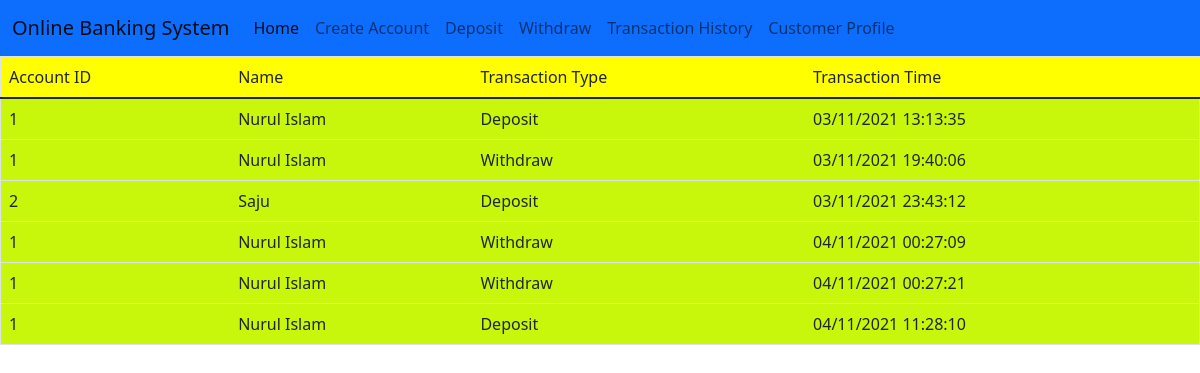
Page /transaction_history on the committed database.
### apps/models.py (models this page shows)
class transaction_history(models.Model):
    id1=models.IntegerField(blank=False)
    name=models.CharField(blank=False,max_length=50)
    transaction_type=models.CharField(blank=False,max_length=50)
    transaction_time=models.CharField(blank=False,max_length=50)

### apps/views.py (the view)
# urls.py: path('transaction_history',views.transaction_history1),
def transaction_history1(request):
        item=transaction_history.objects.all()
        return render(request,"transaction_history.html",{'c':item})

### templates/transaction_history.html (shortened to what this page needs)
<!doctype html>
<html lang="en">
  <head>
    <link href="https://cdn.jsdelivr.net/npm/bootstrap@5.1.3/dist/css/bootstrap.min.css" rel="stylesheet">
  </head>
  <body>
  {% include "in.html" %}
  <table border="1" class="table">
        <thead>
        <tr style="background-color:yellow"> <td>  Account ID </td><td> Name</td> <td> Transaction Type</td>
        <td> Transaction Time</td>
        </tr>
        </thead>
        <tbody>
{% for lists in c %}
                 <tr style="background-color:#c8f70c">
                     <td > {{lists.id1}}</td>
                     <td>  {{lists.name}}</td>
                   <td>{{lists.transaction_type}}</td>
                   <td> {{lists.transaction_time}}</td>
                 </tr>
            {% endfor %}
        </tbody>
    </table>
  </body>
</html>

### templates/in.html (shortened to what this page needs)
<!doctype html>
<html lang="en">
  <head>
    <link href="https://cdn.jsdelivr.net/npm/bootstrap@5.0.0-beta1/dist/css/bootstrap.min.css" rel="stylesheet">
  </head>
  <body>
   <nav class="navbar navbar-expand-lg navbar-light  bg-primary">
  <div class="container-fluid">
    <a class="navbar-brand" href="#">Online Banking System</a>
    <div class="collapse navbar-collapse" id="navbarNavDropdown">
      <ul class="navbar-nav">
        <li class="nav-item">
          <a class="nav-link active" aria-current="page" href="/home">Home</a>
        </li>
        <li class="nav-item">
          <a class="nav-link" href="/create_account">  Create  Account</a>
        </li>
        <li class="nav-item">
          <a class="nav-link" href="/deposit">Deposit</a>
        </li>
         <li class="nav-item">
          <a class="nav-link" href="/withdraw">Withdraw</a>
        </li>
         <li class="nav-item">
          <a class="nav-link" href="/transaction_history">Transaction History</a>
        </li>
         <li class="nav-item">
          <a class="nav-link" href="/profile"> Customer Profile</a>
        </li>
      </ul>
    </div>
  </div>
</nav>
  </body>
</html>

### rows in the picture
transaction_history: id1 "1", name "Nurul Islam", transaction_type "Deposit", transaction_time "03/11/2021 13:13:35"
transaction_history: id1 "1", name "Nurul Islam", transaction_type "Withdraw", transaction_time "03/11/2021 19:40:06"
transaction_history: id1 "2", name "Saju", transaction_type "Deposit", transaction_time "03/11/2021 23:43:12"
transaction_history: id1 "1", name "Nurul Islam", transaction_type "Withdraw", transaction_time "04/11/2021 00:27:09"
transaction_history: id1 "1", name "Nurul Islam", transaction_type "Withdraw", transaction_time "04/11/2021 00:27:21"
transaction_history: id1 "1", name "Nurul Islam", transaction_type "Deposit", transaction_time "04/11/2021 11:28:10"
